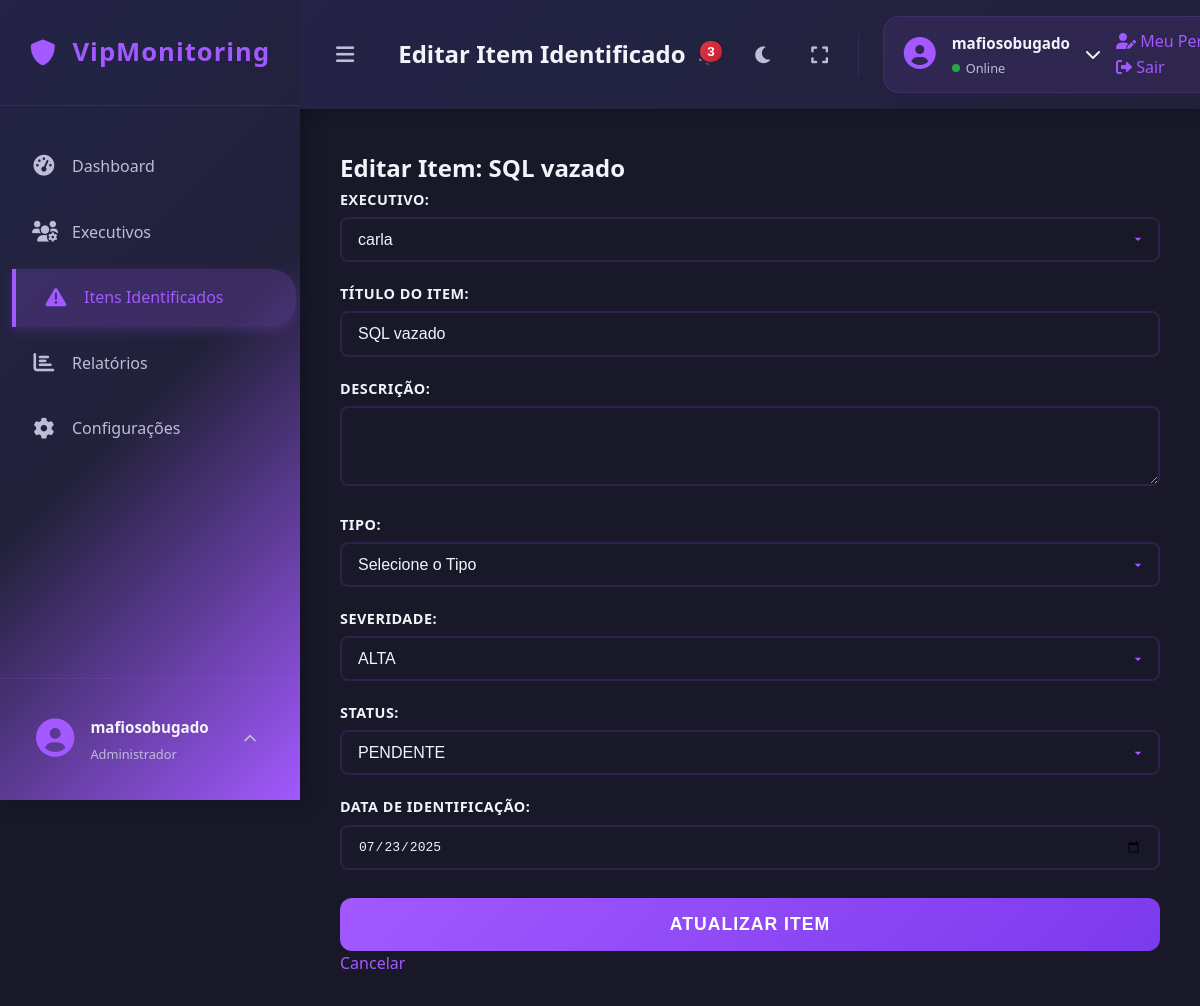
/edit_item/1 (signed in), run on the app's committed database.
### tables this page shows
CREATE TABLE users (
            id INTEGER PRIMARY KEY AUTOINCREMENT,
            username TEXT NOT NULL UNIQUE,
            email TEXT NOT NULL UNIQUE,
            password TEXT NOT NULL
        );

CREATE TABLE items (
            id INTEGER PRIMARY KEY AUTOINCREMENT,
            executive_id INTEGER NOT NULL,
            title TEXT NOT NULL,
            description TEXT,
            type TEXT NOT NULL, -- Ex: CREDENTIAL, DOCUMENTO, TELEFONE, EMAIL, ENDERECO
            severity TEXT NOT NULL, -- Ex: BAIXA, MEDIA, ALTA, CRITICA
            status TEXT NOT NULL, -- Ex: PENDENTE, TRATADO, IGNORADO
            identified_date TEXT NOT NULL, -- Data no formato YYYY-MM-DD
            FOREIGN KEY (executive_id) REFERENCES executives (id) ON DELETE CASCADE
        );

CREATE TABLE executives (
            id INTEGER PRIMARY KEY AUTOINCREMENT,
            name TEXT NOT NULL,
            email TEXT NOT NULL UNIQUE,
            role TEXT,
            department TEXT,
            risk_score REAL DEFAULT 0.0,
            risk_level TEXT DEFAULT 'NENHUM'
        );

### app.py (the view, shortened to what this page needs)
@app.route('/edit_item/<int:item_id>', methods=['GET', 'POST'])
@login_required
def edit_item(item_id):
    item = database.get_item_by_id(item_id)
    if not item:
        flash('Item não encontrado.', 'danger')
        return redirect(url_for('items'))
    executives_list = database.get_all_executives() # Para o dropdown
    return render_template('add_edit_item.html', item=item, executives=executives_list, active_page='items')

### app.py (called while the page is built)
@login_manager.user_loader
def load_user(user_id):
    try:
        return database.User.get(user_id)
    except Exception as e:
        print(f"Erro ao carregar usuário {user_id}: {e}")
        return None

### database.py (called while the page is built)
def get_db_connection():
    conn = sqlite3.connect(DATABASE)
    conn.row_factory = sqlite3.Row # Isso permite acessar colunas por nome
    return conn

def get_all_executives():
    conn = get_db_connection()
    executives = conn.execute('SELECT * FROM executives').fetchall()
    conn.close()
    return executives

def get_item_by_id(item_id):
    conn = get_db_connection()
    item = conn.execute('SELECT i.*, e.name as executive_name FROM items i JOIN executives e ON i.executive_id = e.id WHERE i.id = ?', (item_id,)).fetchone()
    conn.close()
    return item

    @staticmethod
    def get(user_id):
        conn = get_db_connection()
        user_data = conn.execute('SELECT * FROM users WHERE id = ?', (user_id,)).fetchone()
        conn.close()
        if user_data:
            return User(user_data['id'], user_data['username'], user_data['email'], user_data['password'])
        return None

### templates/add_edit_item.html (shortened to what this page needs)
{% extends "base.html" %}
{% block page_title %}{% if item %}Editar Item Identificado{% else %}Novo Item Identificado{% endif %}{% endblock %}
{% block content %}
    <div class="form-card">
        <h2>{% if item %}Editar Item: {{ item.title }}{% else %}Novo Item Identificado{% endif %}</h2>
        <form method="POST" action="{% if item %}{{ url_for('edit_item', item_id=item.id) }}{% else %}{{ url_for('add_item') }}{% endif %}">
            <div class="form-group">
                <label for="executive_id">Executivo:</label>
                <select id="executive_id" name="executive_id" required>
                    {% for exec in executives %}
                        <option value="{{ exec.id }}" {% if item and item.executive_id == exec.id %}selected{% endif %}>{{ exec.name }}</option>
                    {% endfor %}
                </select>
            </div>
            <div class="form-group">
                <label for="title">Título do Item:</label>
                <input type="text" id="title" name="title" value="{{ item.title if item else '' }}" required>
            </div>
            <div class="form-group">
                <label for="description">Descrição:</label>
                <textarea id="description" name="description" rows="3">{{ item.description if item else '' }}</textarea>
            </div>
            <div class="form-group">
                <label for="type">Tipo:</label>
                <select id="type" name="type" required>
                    <option value="">Selecione o Tipo</option>
                </select>
            </div>
            <div class="form-group">
                <label for="severity">Severidade:</label>
                <select id="severity" name="severity" required>
                    <option value="ALTA" {% if item and item.severity == 'ALTA' %}selected{% endif %}>ALTA</option>
                </select>
            </div>
            <div class="form-group">
                <label for="status">Status:</label>
                <select id="status" name="status" required>
                    <option value="PENDENTE" {% if item and item.status == 'PENDENTE' %}selected{% endif %}>PENDENTE</option>
                </select>
            </div>
            <div class="form-group">
                <label for="identified_date">Data de Identificação:</label>
                <input type="date" id="identified_date" name="identified_date" value="{{ item.identified_date if item else '' }}" required>
            </div>
            <button type="submit" class="btn-primary">{% if item %}Atualizar Item{% else %}Adicionar Item{% endif %}</button>
            <a href="{{ url_for('items') }}" class="btn-secondary">Cancelar</a>
        </form>
    </div>
{% endblock %}

### templates/base.html (shortened to what this page needs)
<!DOCTYPE html>
<html lang="pt-BR">
<head>
    <link rel="stylesheet" href="{{ url_for('static', filename='css/style.css') }}">
    <link rel="stylesheet" href="https://cdnjs.cloudflare.com/ajax/libs/font-awesome/6.0.0/css/all.min.css">
</head>
<body>
    <div class="app-container">
        <div class="sidebar">
            <div class="sidebar-header">
                <div class="app-logo">
                    <i class="fas fa-shield-alt"></i>
                    <span>VipMonitoring</span>
                </div>
            </div>
            <nav class="sidebar-nav">
                <ul>
                    <li class="nav-item {{ 'active' if active_page == 'dashboard' else '' }}">
                        <a href="{{ url_for('dashboard') }}">
                            <i class="fas fa-tachometer-alt"></i>
                            <span class="nav-text">Dashboard</span>
                        </a>
                    </li>
                    <li class="nav-item {{ 'active' if active_page == 'executives' else '' }}">
                        <a href="{{ url_for('executives') }}">
                            <i class="fas fa-users-cog"></i>
                            <span class="nav-text">Executivos</span>
                        </a>
                    </li>
                    <li class="nav-item {{ 'active' if active_page == 'items' else '' }}">
                        <a href="{{ url_for('items') }}">
                            <i class="fas fa-exclamation-triangle"></i>
                            <span class="nav-text">Itens Identificados</span>
                        </a>
                    </li>
                    <li class="nav-item {{ 'active' if active_page == 'reports' else '' }}">
                        <a href="{{ url_for('reports') }}">
                            <i class="fas fa-chart-bar"></i>
                            <span class="nav-text">Relatórios</span>
                        </a>
                    </li>
                    <li class="nav-item {{ 'active' if active_page == 'settings' else '' }}">
                        <a href="{{ url_for('settings') }}">
                            <i class="fas fa-cog"></i>
                            <span class="nav-text">Configurações</span>
                        </a>
                    </li>
                </ul>
            </nav>
            <div class="sidebar-footer">
                <div class="user-profile">
                    <div class="user-avatar">
                        <i class="fas fa-user-circle"></i>
                    </div>
                    <div class="user-info">
                        <span class="user-name">{{ current_user.username if current_user.is_authenticated else 'Usuário' }}</span>
                        <span class="user-role">Administrador</span>
                    </div>
                    <div class="user-menu">
                        <button class="user-menu-toggle" onclick="toggleUserMenu()">
                            <i class="fas fa-chevron-up"></i>
                        </button>
                    </div>
                </div>
            </div>
        </div>
        <div class="main-content">
            <nav class="navbar">
                <div class="navbar-left">
                    <button class="sidebar-toggle" onclick="toggleSidebar()">
                        <i class="fas fa-bars"></i>
                    </button>
                    <div class="page-title">
                        <h3>{% block page_title %}{% endblock %}</h3>
                    </div>
                </div>
                <div class="navbar-right">
                    <div class="navbar-actions">
                        <button class="action-btn" title="Notificações" onclick="toggleNotifications()">
                            <i class="fas fa-bell"></i>
                            <span class="notification-badge" id="notificationCount">3</span>
                        </button>
                        <button class="action-btn" title="Modo escuro" onclick="toggleDarkMode()">
                            <i class="fas fa-moon"></i>
                        </button>
                        <button class="action-btn" title="Tela cheia" onclick="toggleFullscreen()">
                            <i class="fas fa-expand"></i>
                        </button>
                    </div>
                    <div class="user-info-navbar" onclick="toggleNavUserMenu()">
                        <div class="user-avatar-small">
                            <i class="fas fa-user-circle"></i>
                        </div>
                        <div class="user-details">
                            <span class="user-name">{{ current_user.username if current_user.is_authenticated else 'Usuário' }}</span>
                            <span class="user-status online">Online</span>
                        </div>
                        <div class="user-chevron">
                            <i class="fas fa-chevron-down" id="navUserChevron"></i>
                        </div>
                        <div class="user-nav-dropdown" id="userNavDropdown">
                            <a href="#" class="nav-menu-item">
                                <i class="fas fa-user-edit"></i>
                                <span>Meu Perfil</span>
                            </a>
                            <a href="{{ url_for('logout') }}" class="nav-menu-item logout">
                                <i class="fas fa-sign-out-alt"></i>
                                <span>Sair</span>
                            </a>
                        </div>
                    </div>
                </div>
            </nav>
            <div class="content-area">
                {% block content %}{% endblock %}
            </div>
        </div>
    </div>
</body>
</html>

### data on the page
users: username "mafiosobugado"
items: title "SQL vazado", executive_id "carla", severity "ALTA", status "PENDENTE", identified_date "07/23/2025"
